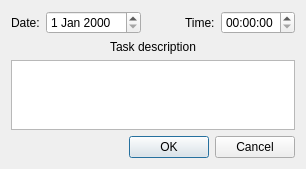
<?xml version="1.0" encoding="UTF-8"?>
<ui version="4.0">
 <class>AddTaskDlg</class>
 <widget class="QDialog" name="AddTaskDlg">
  <property name="geometry">
   <rect>
    <x>0</x>
    <y>0</y>
    <width>306</width>
    <height>163</height>
   </rect>
  </property>
  <property name="windowTitle">
   <string>Add Task Dialog</string>
  </property>
  <property name="windowIcon">
   <iconset resource="../schedule.qrc">
    <normaloff>:/schedule.svg</normaloff>:/schedule.svg</iconset>
  </property>
  <property name="modal">
   <bool>true</bool>
  </property>
  <layout class="QGridLayout" name="gridLayout">
   <item row="0" column="0">
    <widget class="QLabel" name="date_label">
     <property name="text">
      <string>Date:</string>
     </property>
    </widget>
   </item>
   <item row="0" column="1">
    <widget class="QDateEdit" name="date_edit"/>
   </item>
   <item row="0" column="2">
    <spacer name="horizontalSpacer">
     <property name="orientation">
      <enum>Qt::Horizontal</enum>
     </property>
     <property name="sizeHint" stdset="0">
      <size>
       <width>40</width>
       <height>20</height>
      </size>
     </property>
    </spacer>
   </item>
   <item row="0" column="3">
    <widget class="QLabel" name="time_label">
     <property name="text">
      <string>Time:</string>
     </property>
    </widget>
   </item>
   <item row="0" column="4">
    <widget class="QTimeEdit" name="time_edit"/>
   </item>
   <item row="1" column="0" colspan="5">
    <widget class="QLabel" name="task_desc_label">
     <property name="text">
      <string>Task description</string>
     </property>
     <property name="alignment">
      <set>Qt::AlignCenter</set>
     </property>
    </widget>
   </item>
   <item row="2" column="0" colspan="5">
    <widget class="QPlainTextEdit" name="desc_text_edit"/>
   </item>
   <item row="3" column="0" colspan="5">
    <widget class="QDialogButtonBox" name="buttonBox">
     <property name="orientation">
      <enum>Qt::Horizontal</enum>
     </property>
     <property name="standardButtons">
      <set>QDialogButtonBox::Cancel|QDialogButtonBox::Ok</set>
     </property>
    </widget>
   </item>
  </layout>
 </widget>
 <resources>
  <include location="../schedule.qrc"/>
 </resources>
 <connections>
  <connection>
   <sender>buttonBox</sender>
   <signal>accepted()</signal>
   <receiver>AddTaskDlg</receiver>
   <slot>accept()</slot>
   <hints>
    <hint type="sourcelabel">
     <x>248</x>
     <y>254</y>
    </hint>
    <hint type="destinationlabel">
     <x>157</x>
     <y>274</y>
    </hint>
   </hints>
  </connection>
  <connection>
   <sender>buttonBox</sender>
   <signal>rejected()</signal>
   <receiver>AddTaskDlg</receiver>
   <slot>reject()</slot>
   <hints>
    <hint type="sourcelabel">
     <x>316</x>
     <y>260</y>
    </hint>
    <hint type="destinationlabel">
     <x>286</x>
     <y>274</y>
    </hint>
   </hints>
  </connection>
 </connections>
</ui>
